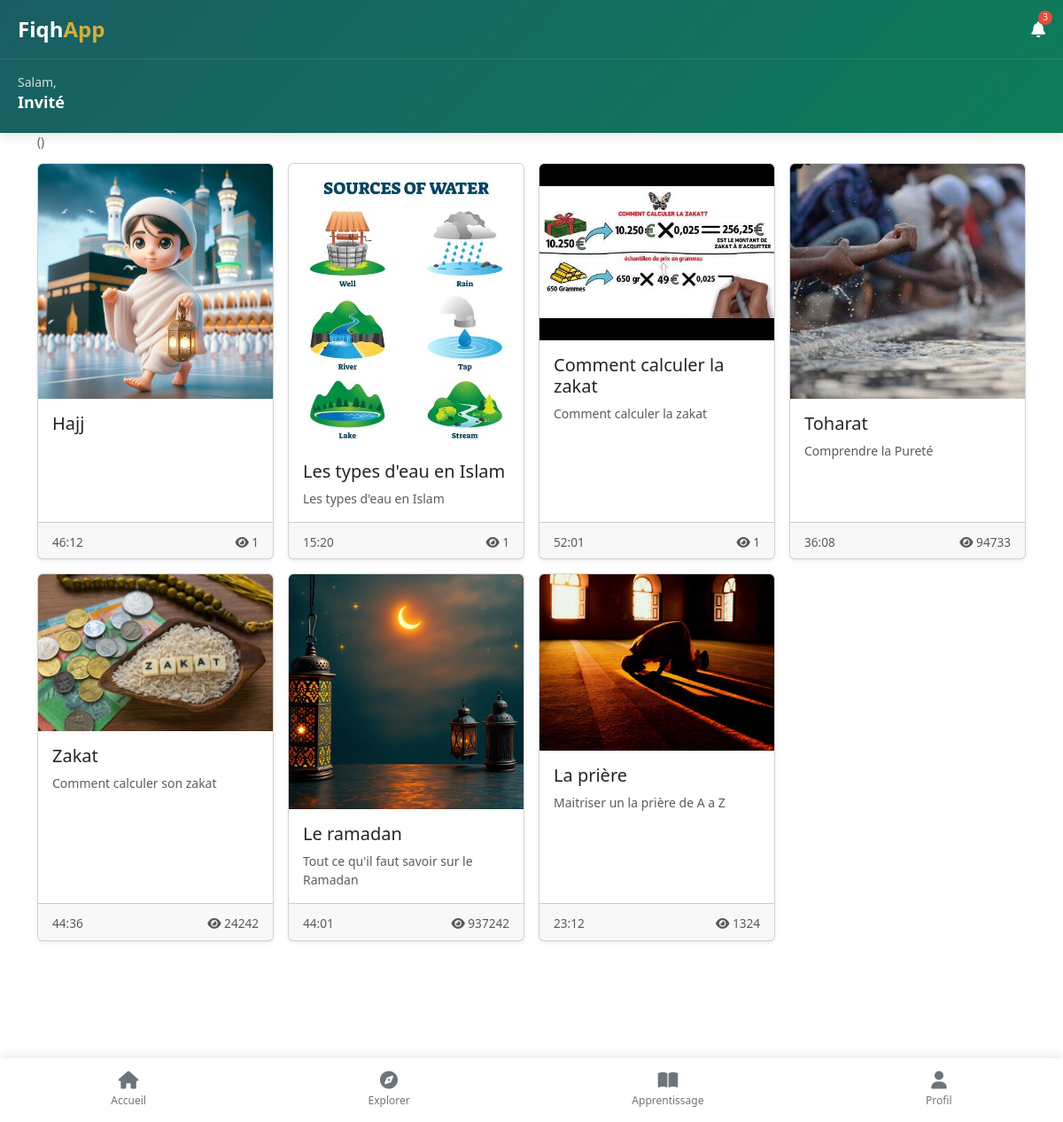
The page /categories/1/ on the database its author committed.
### core/models.py (models this page shows, shortened)
class Course(models.Model):
    title = models.CharField(max_length=200)
    description = models.TextField(blank=True, null=True)
    category = models.ForeignKey(Category, on_delete=models.CASCADE, related_name="courses")
    thumbnail_url = models.URLField(blank=True, null=True)  # lien YouTube ou autre
    image = models.ImageField(upload_to="courses/", blank=True, null=True)  # upload local
    duration = models.CharField(max_length=20, blank=True, null=True)  # ex: "12:45"
    views = models.PositiveIntegerField(default=0)
    created_at = models.DateTimeField(auto_now_add=True)
    class Meta:
        ordering = ["-created_at"]

### core/views.py (the view)
# urls.py: path("categories/<int:pk>/", category_detail, name="category_detail"),
def category_detail(request, pk):
    category = get_object_or_404(Category, pk=pk)
    courses = category.courses.all()  # grâce à related_name="courses"
    return render(request, "core/category_detail.html", {"category": category, "courses": courses})

### core/templates/core/category_detail.html (shortened to what this page needs)
{% extends "base.html" %}
{% load static %}
{% block content %}
    <link href="https://cdn.jsdelivr.net/npm/bootstrap@5.3.0/dist/css/bootstrap.min.css" rel="stylesheet">
    <link rel="stylesheet" href="https://cdnjs.cloudflare.com/ajax/libs/font-awesome/6.4.0/css/all.min.css">
<link rel="stylesheet" href="https://cdnjs.cloudflare.com/ajax/libs/font-awesome/6.5.2/css/all.min.css" />
<div class="container my-4 mt-5">
  <h2 class="mb-3">
    {{ category.name_ar }} <small class="text-muted">({{ category.name_en }})</small>
  </h2>
  <div class="row g-3">
    {% for course in courses %}
      <div class="col-6 col-md-4 col-lg-3">
        <a href="{% url 'course_detail' course.pk %}" class="card h-100 text-decoration-none shadow-sm">
          {% if course.image %}
            <img src="{{ course.image.url }}" class="card-img-top" alt="{{ course.title }}">
          {% else %}
            <img src="https://via.placeholder.com/300x180?text=Course" class="card-img-top" alt="{{ course.title }}">
          {% endif %}
          <div class="card-body">
            <h5 class="card-title text-dark">{{ course.title }}</h5>
            <p class="card-text text-muted small">{{ course.description|truncatewords:15 }}</p>
          </div>
          <div class="card-footer d-flex justify-content-between align-items-center">
            <small class="text-muted">{{ course.duration }}</small>
            <small class="text-muted"><i class="fas fa-eye"></i> {{ course.views }}</small>
          </div>
        </a>
      </div>
    {% empty %}
      <p class="text-center">Aucun cours disponible pour cette catégorie.</p>
    {% endfor %}
  </div>
</div>
{% endblock %}

### static/css/base.css (style rules this page uses)
:root { --primary-color: #1a5e63; --primary-dark: #0d4448; --secondary-color: #d4af37; --secondary-light: #e6c75a; --accent-color: #8d6e63; --light-color: #f8f5e6; --dark-color: #2c3e50; --text-color: #333; --text-light: #777; --white: #ffffff; --shadow: 0 2px 10px rgba(0, 0, 0, 0.1); --transition: all 0.3s ease; }
* { margin: 0; padding: 0; box-sizing: border-box; }
body { font-family: 'Segoe UI', Tahoma, Geneva, Verdana, sans-serif; background-color: #f5f5f5; color: var(--text-color); line-height: 1.6; padding: 80px 0 70px; }
.card { background-color: var(--white); border-radius: 10px; overflow: hidden; box-shadow: var(--shadow); transition: var(--transition); }
.card-body { padding: 15px; }

### static/css/home.css (style rules this page uses)
:root { --primary: #1a5e63; --primary-dark: #0d4448; --secondary: #d4af37; --secondary-light: #e6c75a; --white: #ffffff; --light-bg: #f8f9fa; --text-dark: #2c3e50; --text-light: #6c757d; --shadow: 0 4px 12px rgba(0, 0, 0, 0.1); --transition: all 0.3s ease; }
.container { width: 100%; overflow-x: hidden; padding: 0 0 80px 0; }
@media (min-width: 768px) { .container { padding: 0 1rem 80px 1rem; } }

### static/css/profile.css (style rules this page uses)
:root { --primary: #1a936f; --primary-dark: #0d7c5a; --secondary: #114b5f; --secondary-dark: #0a3443; --light: #f8f9fa; --dark: #1d2d35; --text-muted: #6c757d; --danger: #dc3545; --border-radius: 16px; --shadow: 0 4px 12px rgba(0, 0, 0, 0.05); --transition: all 0.3s ease; }
.text-muted { font-size: 0.85rem; display: block; margin-top: 0.25rem; }
.row { margin-right: -0.5rem; margin-left: -0.5rem; }
.mb-3 { margin-bottom: 1rem !important; }

### static/css/mon.css (style rules this page uses)
:root { --primary: #1a5e63; --primary-light: #2a7c83; --secondary: #d4af37; --light-bg: #f8f5e6; --text-dark: #2c3e50; --text-light: #6c757d; --success: #28a745; --warning: #ffc107; --border-radius: 12px; --shadow: 0 4px 12px rgba(0, 0, 0, 0.1); }
body { background-color: #f8f9fa; color: #333; padding-bottom: 80px; }

### rows shown on the page
Course: image (picture), title "Hajj", duration "46:12", views "1"
Course: image (picture), title "Les types d'eau en Islam", description "Les types d'eau en Islam", duration "15:20", views "1"
Course: image (picture), title "Comment calculer la zakat", description "Comment calculer la zakat", duration "52:01", views "1"
Course: image (picture), title "Toharat", description "Comprendre la Pureté", duration "36:08", views "94733"
Course: image (picture), title "Zakat", description "Comment calculer son zakat", duration "44:36", views "24242"
Course: image (picture), title "Le ramadan", description "Tout ce qu'il faut savoir sur le Ramadan", duration "44:01", views "937242"
Course: image (picture), title "La prière", description "Maitriser un la prière de A a Z", duration "23:12", views "1324"

### other values the page prints
{{ user.first_name|default:"Invité" }} "Invité"
